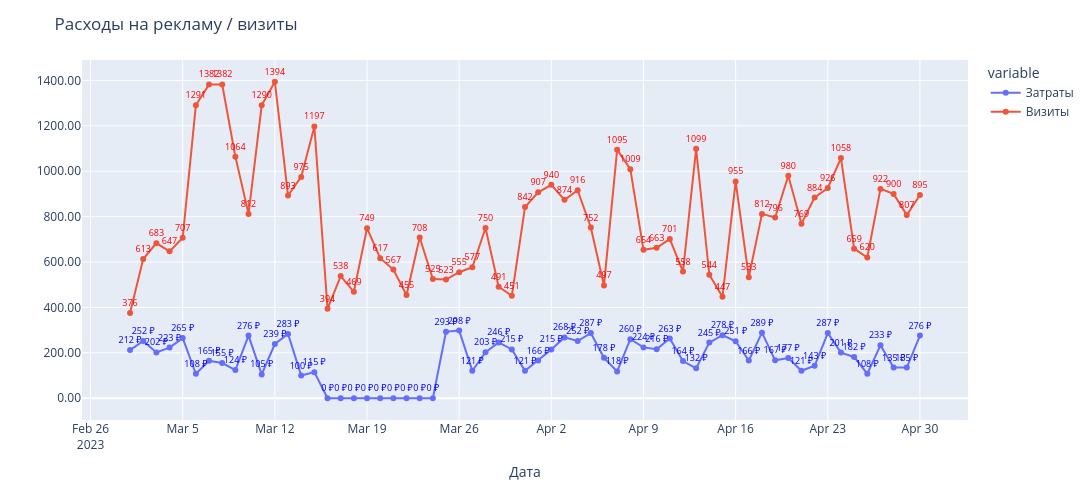

Notebook source saved alongside this figure:
### Code cell
df_viz = visits_registrations_ads.copy()
df_viz['date_group'] = df_viz['date_group'].astype(str)
df_viz = df_viz[df_viz['date_group'].between(START_DATE, END_DATE)] 

fig = px.line(df_viz, 
              x='date_group', 
              y=['cost', 'visits'],
              markers=True,
              width=1900, 
              height=500,
        )

# Настраиваем подписи
fig.update_traces(
    name='Затраты',
    selector={'name': 'cost'},
    text=df_viz['cost'].apply(lambda x: f'{x:.0f} ₽'),
    textposition='top center',
    textfont=dict(size=9, color='blue'),
    mode='lines+markers+text'  # включаем отображение текста!
)

# Настраиваем подписи
fig.update_traces(
    name='Визиты',
    selector={'name': 'visits'},
    text=df_viz['visits'].apply(lambda x: f'{x:.0f}'),
    textposition='top center',
    textfont=dict(size=9, color='red'),
    mode='lines+markers+text'
)

fig.update_layout(
    yaxis_tickformat='.2f',
    xaxis_title='Дата',
    yaxis_title='',
    title='Расходы на рекламу / визиты'
)

#fig.write_image('./charts/visits_and_cost.png', width=1900, height=500, scale=1)
fig.show()

### Figure 1 — Plotly figure (JSON) as saved in the notebook; plotly's stock layout.template omitted (floating-point values rounded to 4 significant figures)
{"data": [{"hovertemplate": "variable=cost<br>date_group=%{x}<br>value=%{y}<extra></extra>", "legendgroup": "cost", "line": {"color": "#636efa", "dash": "solid"}, "marker": {"symbol": "circle"}, "mode": "lines+markers+text", "name": "Затраты", "orientation": "v", "showlegend": true, "text": ["212 ₽", "252 ₽", "202 ₽", "223 ₽", "265 ₽", "108 ₽", "165 ₽", "155 ₽", "124 ₽", "276 ₽", "105 ₽", "239 ₽", "283 ₽", "100 ₽", "115 ₽", "0 ₽", "0 ₽", "0 ₽", "0 ₽", "0 ₽", "0 ₽", "0 ₽", "0 ₽", "0 ₽", "293 ₽", "298 ₽", "121 ₽", "203 ₽", "246 ₽", "215 ₽", "121 ₽", "166 ₽", "215 ₽", "268 ₽", "252 ₽", "287 ₽", "178 ₽", "118 ₽", "260 ₽", "224 ₽", "216 ₽", "263 ₽", "164 ₽", "132 ₽", "245 ₽", "278 ₽", "251 ₽", "166 ₽", "289 ₽", "167 ₽", "177 ₽", "121 ₽", "143 ₽", "287 ₽", "201 ₽", "182 ₽", "108 ₽", "233 ₽", "135 ₽", "135 ₽", "276 ₽"], "textfont": {"color": "blue", "size": 9}, "textposition": "top center", "type": "scatter", "x": ["2023-03-01", "2023-03-02", "2023-03-03", "2023-03-04", "2023-03-05", "2023-03-06", "2023-03-07", "2023-03-08", "2023-03-09", "2023-03-10", "2023-03-11", "2023-03-12", "2023-03-13", "2023-03-14", "2023-03-15", "2023-03-16", "2023-03-17", "2023-03-18", "2023-03-19", "2023-03-20", "2023-03-21", "2023-03-22", "2023-03-23", "2023-03-24", "2023-03-25", "2023-03-26", "2023-03-27", "2023-03-28", "2023-03-29", "2023-03-30", "2023-03-31", "2023-04-01", "2023-04-02", "2023-04-03", "2023-04-04", "2023-04-05", "2023-04-06", "2023-04-07", "2023-04-08", "2023-04-09", "2023-04-10", "2023-04-11", "2023-04-12", "2023-04-13", "2023-04-14", "2023-04-15", "2023-04-16", "2023-04-17", "2023-04-18", "2023-04-19", "2023-04-20", "2023-04-21", "2023-04-22", "2023-04-23", "2023-04-24", "2023-04-25", "2023-04-26", "2023-04-27", "2023-04-28", "2023-04-29", "2023-04-30"], "xaxis": "x", "y": [212.0, 252.0, 202.0, 223.0, 265.0, 108.0, 165.0, 155.0, 124.0, 276.0, 105.0, 239.0, 283.0, 100.0, 115.0, 0.0, 0.0, 0.0, 0.0, 0.0, 0.0, 0.0, 0.0, 0.0, 293.0, 298.0, 121.0, 203.0, 246.0, 215.0, 121.0, 166.0, 215.0, 268.0, 252.0, 287.0, 178.0, 118.0, 260.0, 224.0, 216.0, 263.0, 164.0, 132.0, 245.0, 278.0, 251.0, 166.0, 289.0, 167.0, 177.0, 121.0, 143.0, 287.0, 201.0, 182.0, 108.0, 233.0, 135.0, 135.0, 276.0], "yaxis": "y"}, {"hovertemplate": "variable=visits<br>date_group=%{x}<br>value=%{y}<extra></extra>", "legendgroup": "visits", "line": {"color": "#EF553B", "dash": "solid"}, "marker": {"symbol": "circle"}, "mode": "lines+markers+text", "name": "Визиты", "orientation": "v", "showlegend": true, "text": ["376", "613", "683", "647", "707", "1291", "1382", "1382", "1064", "812", "1290", "1394", "893", "975", "1197", "394", "538", "469", "749", "617", "567", "455", "708", "525", "523", "555", "577", "750", "491", "451", "842", "907", "940", "874", "916", "752", "497", "1095", "1009", "654", "663", "701", "558", "1099", "544", "447", "955", "533", "812", "796", "980", "769", "884", "926", "1058", "659", "620", "922", "900", "807", "895"], "textfont": {"color": "red", "size": 9}, "textposition": "top center", "type": "scatter", "x": ["2023-03-01", "2023-03-02", "2023-03-03", "2023-03-04", "2023-03-05", "2023-03-06", "2023-03-07", "2023-03-08", "2023-03-09", "2023-03-10", "2023-03-11", "2023-03-12", "2023-03-13", "2023-03-14", "2023-03-15", "2023-03-16", "2023-03-17", "2023-03-18", "2023-03-19", "2023-03-20", "2023-03-21", "2023-03-22", "2023-03-23", "2023-03-24", "2023-03-25", "2023-03-26", "2023-03-27", "2023-03-28", "2023-03-29", "2023-03-30", "2023-03-31", "2023-04-01", "2023-04-02", "2023-04-03", "2023-04-04", "2023-04-05", "2023-04-06", "2023-04-07", "2023-04-08", "2023-04-09", "2023-04-10", "2023-04-11", "2023-04-12", "2023-04-13", "2023-04-14", "2023-04-15", "2023-04-16", "2023-04-17", "2023-04-18", "2023-04-19", "2023-04-20", "2023-04-21", "2023-04-22", "2023-04-23", "2023-04-24", "2023-04-25", "2023-04-26", "2023-04-27", "2023-04-28", "2023-04-29", "2023-04-30"], "xaxis": "x", "y": [376.0, 613.0, 683.0, 647.0, 707.0, 1291.0, 1382.0, 1382.0, 1064.0, 812.0, 1290.0, 1394.0, 893.0, 975.0, 1197.0, 394.0, 538.0, 469.0, 749.0, 617.0, 567.0, 455.0, 708.0, 525.0, 523.0, 555.0, 577.0, 750.0, 491.0, 451.0, 842.0, 907.0, 940.0, 874.0, 916.0, 752.0, 497.0, 1095.0, 1009.0, 654.0, 663.0, 701.0, 558.0, 1099.0, 544.0, 447.0, 955.0, 533.0, 812.0, 796.0, 980.0, 769.0, 884.0, 926.0, 1058.0, 659.0, 620.0, 922.0, 900.0, 807.0, 895.0], "yaxis": "y"}], "layout": {"height": 500, "legend": {"title": {"text": "variable"}, "tracegroupgap": 0}, "margin": {"t": 60}, "title": {"text": "Расходы на рекламу / визиты"}, "width": 1900, "xaxis": {"anchor": "y", "domain": [0, 1], "title": {"text": "Дата"}}, "yaxis": {"anchor": "x", "domain": [0, 1], "tickformat": ".2f", "title": {"text": ""}}}}
